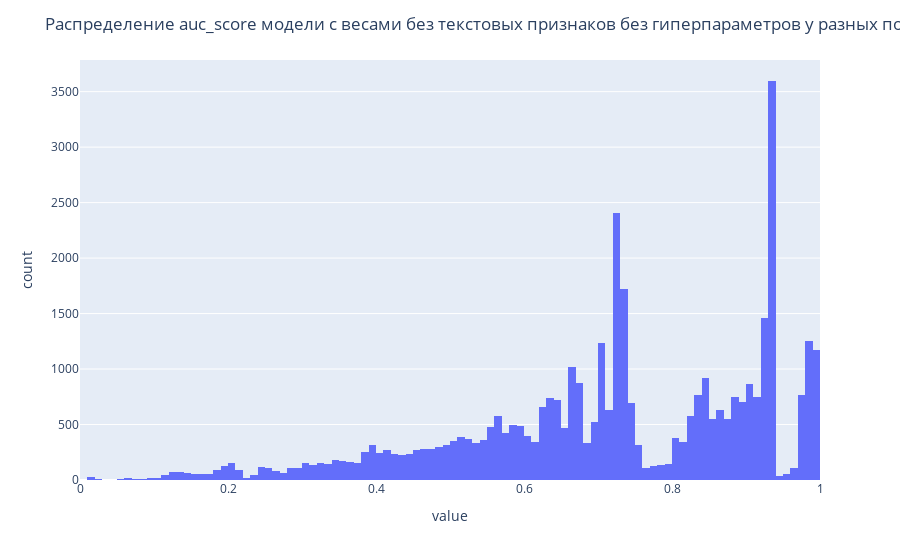

Write notebook code for a chart like this one.
### Code cell
auc_score = lightfm.evaluation.auc_score(model_with_weights_short_features,test_intersections_without_weights,
                                         train_intersections_without_weights,item_features=temp_features_coo)
print('Mean auc_score = ', np.mean(auc_score))
fig = px.histogram(auc_score)
fig.update_layout(showlegend = False,title = 'Распределение auc_score модели с весами без текстовых признаков без гиперпараметров у разных пользователей')
fig.show()

### Figure 1 — Plotly figure (JSON) as saved in the notebook; plotly's stock layout.template omitted (floating-point values rounded to 4 significant figures; data arrays with more than 128 entries replaced by an {"elided": "..."} marker saying what was removed)
{"data": [{"alignmentgroup": "True", "bingroup": "x", "hovertemplate": "variable=0<br>value=%{x}<br>count=%{y}<extra></extra>", "legendgroup": "0", "marker": {"color": "#636efa", "pattern": {"shape": ""}}, "name": "0", "offsetgroup": "0", "orientation": "v", "showlegend": true, "type": "histogram", "x": {"elided": "40203 float values"}, "xaxis": "x", "yaxis": "y"}], "layout": {"barmode": "relative", "legend": {"title": {"text": "variable"}, "tracegroupgap": 0}, "margin": {"t": 60}, "showlegend": false, "title": {"text": "Распределение auc_score модели с весами без текстовых признаков без гиперпараметров у разных пользователей"}, "xaxis": {"anchor": "y", "domain": [0, 1], "title": {"text": "value"}}, "yaxis": {"anchor": "x", "domain": [0, 1], "title": {"text": "count"}}}}
